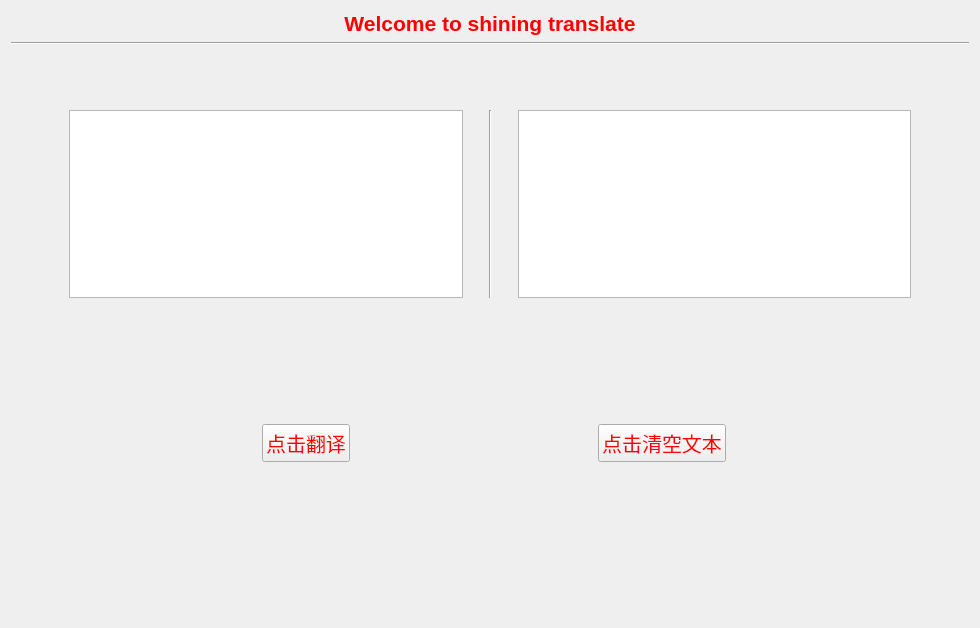
<?xml version="1.0" encoding="UTF-8"?>
<ui version="4.0">
 <class>Form</class>
 <widget class="QWidget" name="Form">
  <property name="geometry">
   <rect>
    <x>0</x>
    <y>0</y>
    <width>980</width>
    <height>628</height>
   </rect>
  </property>
  <property name="windowTitle">
   <string>shining</string>
  </property>
  <property name="windowIcon">
   <iconset>
    <normaloff>../logo.ico</normaloff>../logo.ico</iconset>
  </property>
  <property name="styleSheet">
   <string notr="true">QPushButton {
color : red;
font-size : 20px

}</string>
  </property>
  <layout class="QVBoxLayout" name="verticalLayout">
   <property name="leftMargin">
    <number>11</number>
   </property>
   <item>
    <widget class="QLabel" name="label">
     <property name="text">
      <string>&lt;html&gt;&lt;head/&gt;&lt;body&gt;&lt;p&gt;&lt;span style=&quot; font-size:16pt; font-weight:600; color:#ff0000;&quot;&gt;Welcome to shining translate&lt;/span&gt;&lt;/p&gt;&lt;/body&gt;&lt;/html&gt;</string>
     </property>
     <property name="textFormat">
      <enum>Qt::AutoText</enum>
     </property>
     <property name="alignment">
      <set>Qt::AlignCenter</set>
     </property>
     <property name="margin">
      <number>14</number>
     </property>
     <property name="indent">
      <number>14</number>
     </property>
    </widget>
   </item>
   <item>
    <widget class="Line" name="line">
     <property name="orientation">
      <enum>Qt::Horizontal</enum>
     </property>
    </widget>
   </item>
   <item>
    <layout class="QHBoxLayout" name="horizontalLayout" stretch="0,0,2,0,0">
     <property name="spacing">
      <number>7</number>
     </property>
     <property name="leftMargin">
      <number>58</number>
     </property>
     <property name="topMargin">
      <number>59</number>
     </property>
     <property name="rightMargin">
      <number>58</number>
     </property>
     <property name="bottomMargin">
      <number>39</number>
     </property>
     <item>
      <widget class="QPlainTextEdit" name="textEdit">
       <property name="baseSize">
        <size>
         <width>0</width>
         <height>0</height>
        </size>
       </property>
       <property name="font">
        <font>
         <family>Microsoft YaHei</family>
         <pointsize>13</pointsize>
         <weight>75</weight>
         <italic>false</italic>
         <bold>true</bold>
        </font>
       </property>
       <property name="autoFillBackground">
        <bool>false</bool>
       </property>
       <property name="styleSheet">
        <string notr="true">textEdit {
    font-size: 200px;
    color: green;
}</string>
       </property>
       <property name="plainText">
        <string/>
       </property>
       <property name="placeholderText">
        <string>请输入要翻译的内容</string>
       </property>
      </widget>
     </item>
     <item>
      <spacer name="horizontalSpacer">
       <property name="orientation">
        <enum>Qt::Horizontal</enum>
       </property>
       <property name="sizeType">
        <enum>QSizePolicy::Fixed</enum>
       </property>
       <property name="sizeHint" stdset="0">
        <size>
         <width>19</width>
         <height>20</height>
        </size>
       </property>
      </spacer>
     </item>
     <item>
      <widget class="Line" name="line_2">
       <property name="styleSheet">
        <string notr="true">lin_2 {
rgb(85, 170, 0)
}</string>
       </property>
       <property name="orientation">
        <enum>Qt::Vertical</enum>
       </property>
      </widget>
     </item>
     <item>
      <spacer name="horizontalSpacer_2">
       <property name="orientation">
        <enum>Qt::Horizontal</enum>
       </property>
       <property name="sizeType">
        <enum>QSizePolicy::Fixed</enum>
       </property>
       <property name="sizeHint" stdset="0">
        <size>
         <width>19</width>
         <height>20</height>
        </size>
       </property>
      </spacer>
     </item>
     <item>
      <widget class="QPlainTextEdit" name="textEdit_2">
       <property name="minimumSize">
        <size>
         <width>0</width>
         <height>0</height>
        </size>
       </property>
       <property name="font">
        <font>
         <family>Microsoft YaHei</family>
         <pointsize>13</pointsize>
         <weight>75</weight>
         <bold>true</bold>
        </font>
       </property>
       <property name="cursor" stdset="0">
        <cursorShape>IBeamCursor</cursorShape>
       </property>
       <property name="styleSheet">
        <string notr="true"/>
       </property>
       <property name="plainText">
        <string/>
       </property>
       <property name="placeholderText">
        <string>这边是结果哦</string>
       </property>
      </widget>
     </item>
    </layout>
   </item>
   <item>
    <layout class="QHBoxLayout" name="horizontalLayout_2">
     <property name="leftMargin">
      <number>9</number>
     </property>
     <property name="topMargin">
      <number>81</number>
     </property>
     <property name="rightMargin">
      <number>0</number>
     </property>
     <property name="bottomMargin">
      <number>155</number>
     </property>
     <item>
      <widget class="QPushButton" name="pushButton">
       <property name="sizePolicy">
        <sizepolicy hsizetype="Fixed" vsizetype="Fixed">
         <horstretch>0</horstretch>
         <verstretch>0</verstretch>
        </sizepolicy>
       </property>
       <property name="layoutDirection">
        <enum>Qt::LeftToRight</enum>
       </property>
       <property name="text">
        <string>点击翻译</string>
       </property>
      </widget>
     </item>
     <item>
      <widget class="QPushButton" name="pushButton_2">
       <property name="sizePolicy">
        <sizepolicy hsizetype="Fixed" vsizetype="Fixed">
         <horstretch>0</horstretch>
         <verstretch>0</verstretch>
        </sizepolicy>
       </property>
       <property name="styleSheet">
        <string notr="true">button {
color: red;
font-size: 20px
}</string>
       </property>
       <property name="text">
        <string>点击清空文本</string>
       </property>
      </widget>
     </item>
    </layout>
   </item>
  </layout>
 </widget>
 <resources/>
 <connections/>
</ui>
